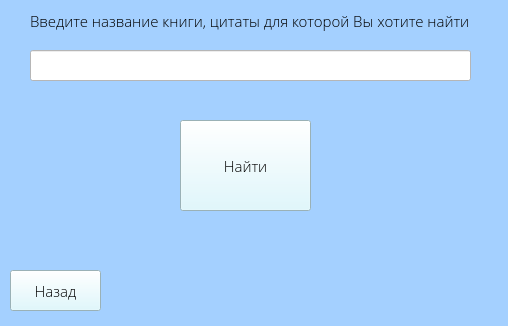
<?xml version="1.0" encoding="UTF-8"?>
<ui version="4.0">
 <class>Form</class>
 <widget class="QWidget" name="Form">
  <property name="geometry">
   <rect>
    <x>0</x>
    <y>0</y>
    <width>508</width>
    <height>326</height>
   </rect>
  </property>
  <property name="windowTitle">
   <string>Form</string>
  </property>
  <property name="styleSheet">
   <string notr="true">background-color: rgb(164, 208, 255);</string>
  </property>
  <widget class="QLabel" name="label">
   <property name="geometry">
    <rect>
     <x>30</x>
     <y>10</y>
     <width>451</width>
     <height>21</height>
    </rect>
   </property>
   <property name="font">
    <font>
     <family>Open Sans Light</family>
     <pointsize>11</pointsize>
    </font>
   </property>
   <property name="text">
    <string>Введите название книги, цитаты для которой Вы хотите найти</string>
   </property>
  </widget>
  <widget class="QLineEdit" name="book_name_le">
   <property name="geometry">
    <rect>
     <x>30</x>
     <y>50</y>
     <width>441</width>
     <height>31</height>
    </rect>
   </property>
   <property name="font">
    <font>
     <family>Open Sans Light</family>
     <pointsize>11</pointsize>
    </font>
   </property>
   <property name="styleSheet">
    <string notr="true">background-color: rgb(255, 255, 255);</string>
   </property>
  </widget>
  <widget class="QPushButton" name="find_btn">
   <property name="geometry">
    <rect>
     <x>180</x>
     <y>120</y>
     <width>131</width>
     <height>91</height>
    </rect>
   </property>
   <property name="font">
    <font>
     <family>Open Sans Light</family>
     <pointsize>11</pointsize>
    </font>
   </property>
   <property name="styleSheet">
    <string notr="true">background-color: rgb(216, 248, 255);</string>
   </property>
   <property name="text">
    <string>Найти</string>
   </property>
  </widget>
  <widget class="QPushButton" name="back_btn">
   <property name="geometry">
    <rect>
     <x>10</x>
     <y>270</y>
     <width>91</width>
     <height>41</height>
    </rect>
   </property>
   <property name="font">
    <font>
     <family>Open Sans Light</family>
     <pointsize>11</pointsize>
    </font>
   </property>
   <property name="styleSheet">
    <string notr="true">background-color: rgb(216, 248, 255);</string>
   </property>
   <property name="text">
    <string>Назад</string>
   </property>
  </widget>
 </widget>
 <resources/>
 <connections/>
</ui>
